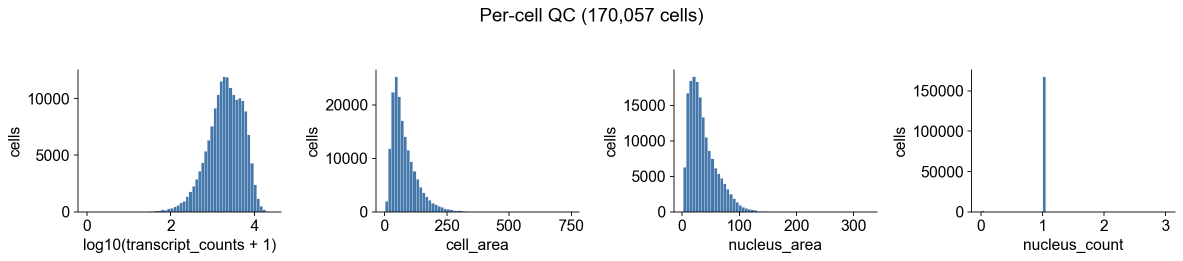
#> input picture src/assets/blog/atera-workflow/cell-012-1.png, 2365 x 522 px (shown at 1/2 size); its folder holds only this picture in this run
$ python make_brand.py ../src/assets/blog/atera-workflow/cell-012-1.png
#> lines starting #> are read from the running program, lines starting #| are printed output that depends on the picture
#!/usr/bin/env python3
"""Cut the brand mark into the sizes the site uses.

    python3 scripts/make_brand.py src/assets/art/logo-1.png

Writes src/assets/brand/mark.png (256 px, header/footer), favicon-32.png,
favicon-180.png (apple touch, on cream) and mark.svg (the 256 px raster
wrapped in SVG). The source should be a square transparent PNG.
"""
import base64
import io
import sys
from pathlib import Path

from PIL import Image

ROOT = Path(__file__).resolve().parents[1]
OUT = ROOT / "src" / "assets" / "brand"


def trim(im: Image.Image) -> Image.Image:
    bbox = im.getchannel("A").point(lambda a: 255 if a > 8 else 0).getbbox()
#> bbox = (0, 0, 2365, 522)
    im = im.crop(bbox) if bbox else im
#> im is the input picture: PIL image 2365x522 RGBA; mean R, G, B, A 242.8, 244.6, 246.4, 255
    side = max(im.size)
#> side = 2365
    pad = int(side * 0.08)
#> pad = 189
    canvas = Image.new("RGBA", (side + 2 * pad, side + 2 * pad), (0, 0, 0, 0))
#> canvas: PIL image 2743x2743 RGBA; every value is 0
    canvas.paste(im, ((canvas.width - im.width) // 2, (canvas.height - im.height) // 2), im)
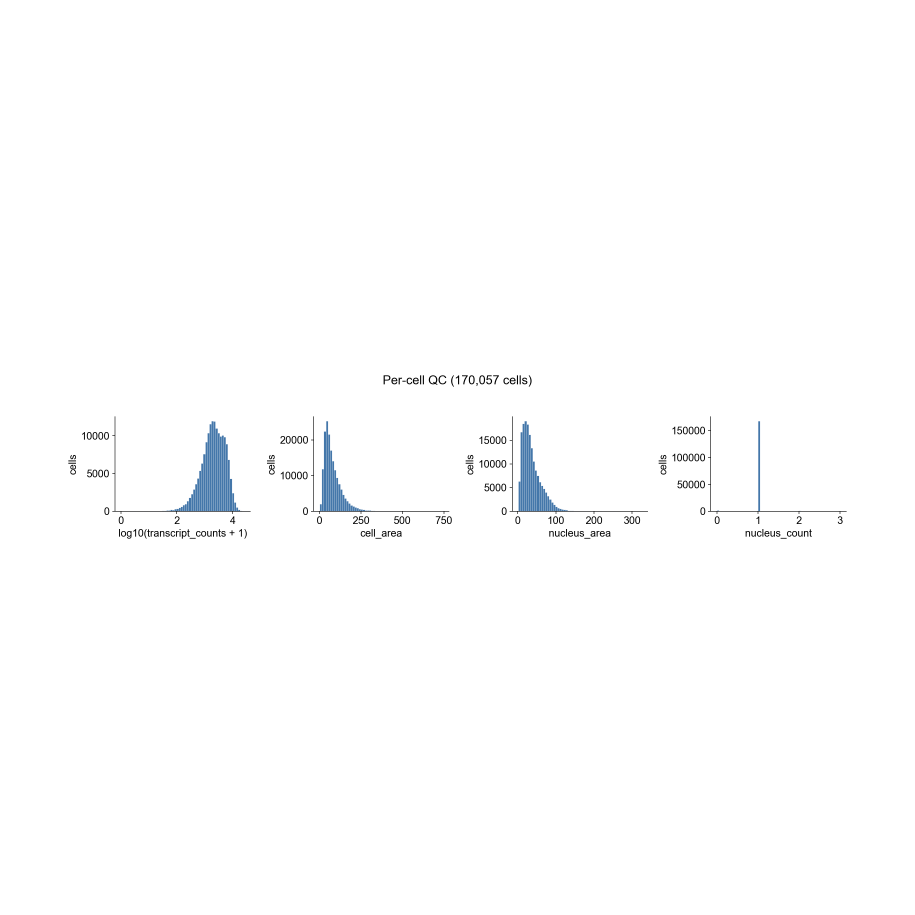
#> canvas: PIL image 2743x2743 RGBA (shown at 1/3 size); mean R, G, B, A 39.8, 40.1, 40.4, 41.8; transparent parts drawn white
    return canvas


def main(src: str) -> int:
    OUT.mkdir(parents=True, exist_ok=True)
    im = trim(Image.open(src).convert("RGBA"))
    mark = im.resize((256, 256), Image.LANCZOS)
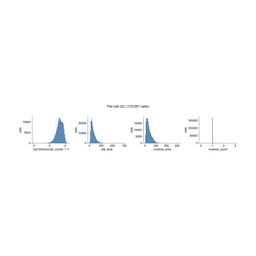
#> mark: PIL image 256x256 RGBA; mean R, G, B, A 43.2, 43.5, 43.8, 41.8; transparent parts drawn white
    mark.save(OUT / "mark.png", optimize=True)
    im.resize((32, 32), Image.LANCZOS).save(OUT / "favicon-32.png", optimize=True)
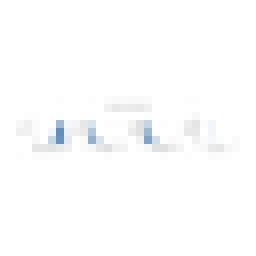
#> saved as favicon-32.png: PIL image 32x32 RGBA (shown 8 times larger); mean R, G, B, A 70.2, 70.5, 70.8, 41.9; transparent parts drawn white
    touch = Image.new("RGBA", (180, 180), (251, 250, 246, 255))
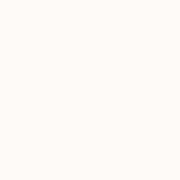
#> touch: PIL image 180x180 RGBA; mean R, G, B, A 251, 250, 246, 255
    inner = im.resize((150, 150), Image.LANCZOS)
    touch.paste(inner, (15, 15), inner)
    touch.convert("RGB").save(OUT / "favicon-180.png", optimize=True)
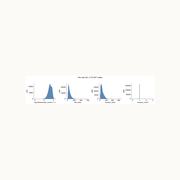
#> saved as favicon-180.png: PIL image 180x180 RGB; mean R, G, B 250, 249.3, 246
    # mark.svg is the true vector (scripts/logo: vtracer of the brand PNG, rotated -20°); it is not overwritten here.
    for p in sorted(OUT.iterdir()):
        print(f"{p.relative_to(ROOT)}  {p.stat().st_size // 1024} KB")
    return 0


if __name__ == "__main__":
    sys.exit(main(sys.argv[1]))
#> (the program exits here)

$ run again, on src/assets/blog/cellpose-visium-hd/cell-023-1.png
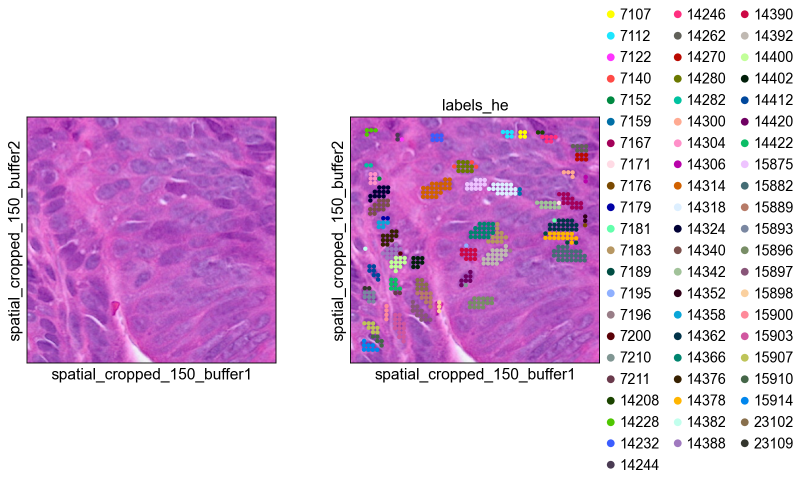
#> input picture src/assets/blog/cellpose-visium-hd/cell-023-1.png, 1603 x 961 px (shown at 1/2 size)
#> bbox = (0, 0, 1603, 961)
#> in trim, im is the input picture: PIL image 1603x961 RGBA; mean R, G, B, A 223.4, 194.7, 224.8, 255
#> in main, `inner = im.resize((150, 150), Image.LANCZOS)`:
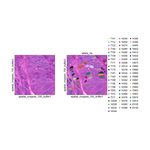
#> inner: PIL image 150x150 RGBA; mean R, G, B, A 105.3, 92.5, 105.9, 113.6; transparent parts drawn white
#> in main, `touch.paste(inner, (15, 15), inner)`:
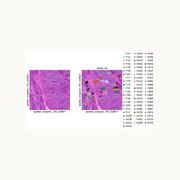
#> touch: PIL image 180x180 RGBA; mean R, G, B, A 242.3, 232.7, 239.3, 254.3; transparent parts drawn white

$ run again, on src/assets/blog/cellpose-visium-hd/cell-024-1.png
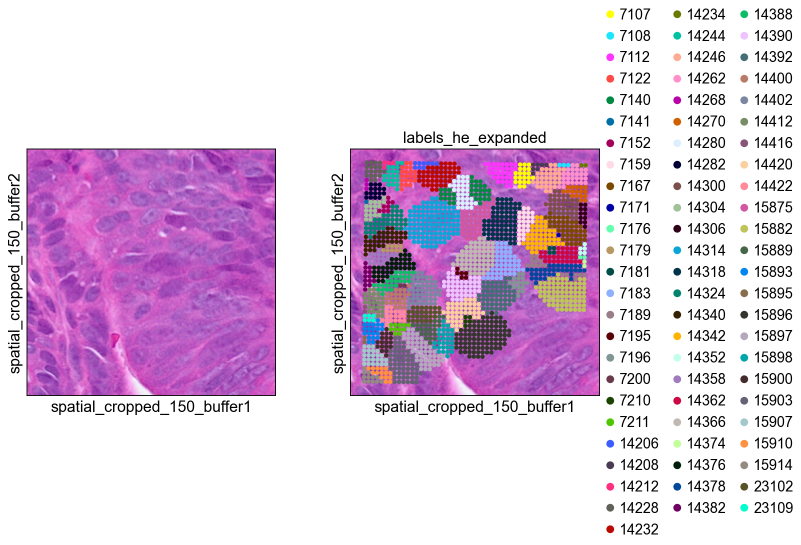
#> input picture src/assets/blog/cellpose-visium-hd/cell-024-1.png, 1602 x 1090 px (shown at 1/2 size)
#> bbox = (0, 0, 1602, 1090)
#> in trim, im is the input picture: PIL image 1602x1090 RGBA; mean R, G, B, A 222.7, 202.3, 223.8, 255
#> in main, `inner = im.resize((150, 150), Image.LANCZOS)`:
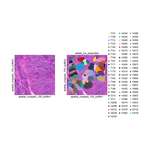
#> inner: PIL image 150x150 RGBA; mean R, G, B, A 120.9, 110.6, 121.5, 129; transparent parts drawn white
#> in main, `touch.paste(inner, (15, 15), inner)`:
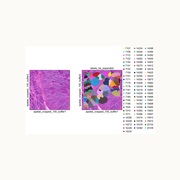
#> touch: PIL image 180x180 RGBA; mean R, G, B, A 240.9, 233.1, 238, 254.4; transparent parts drawn white

$ run again, on src/assets/blog/nanostring-cosmx-workflow/cell-013-1.png
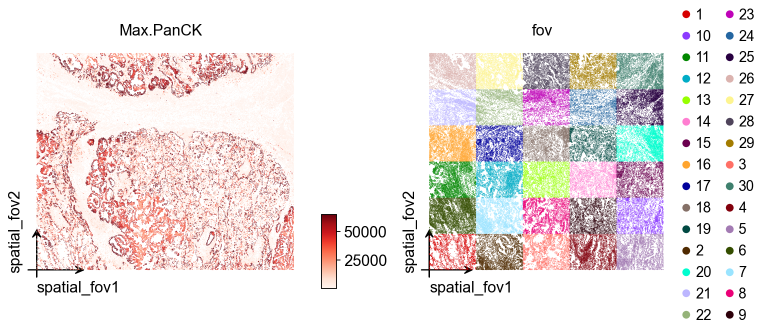
#> input picture src/assets/blog/nanostring-cosmx-workflow/cell-013-1.png, 1525 x 661 px (shown at 1/2 size)
#> bbox = (0, 0, 1525, 661)
#> in trim, im is the input picture: PIL image 1525x661 RGBA; mean R, G, B, A 235.7, 227.9, 227.2, 255
#> in main, `inner = im.resize((150, 150), Image.LANCZOS)`:
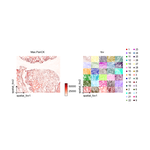
#> inner: PIL image 150x150 RGBA; mean R, G, B, A 83.3, 80.8, 80.6, 82.2; transparent parts drawn white
#> in main, `touch.paste(inner, (15, 15), inner)`:
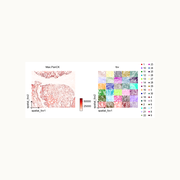
#> touch: PIL image 180x180 RGBA; mean R, G, B, A 247.5, 244.9, 241.7, 254.5; transparent parts drawn white
